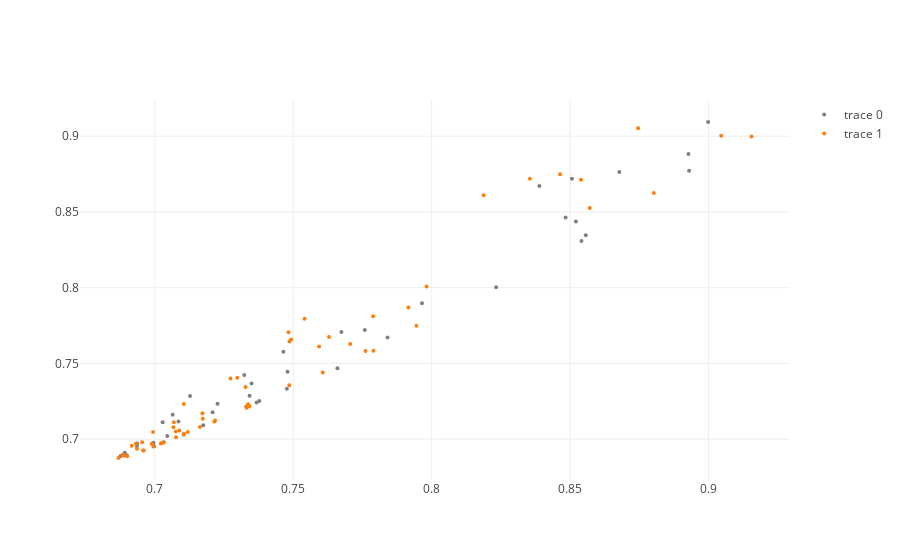

Notebook code for this chart:
### Code cell
pos_rows = []
neg_rows = []

survived_array = np.array(df['Survived'])

from sklearn.gaussian_process.kernels import RBF
from sklearn.metrics.pairwise import sigmoid_kernel

#rbf = RBF(length_scale=3)
mat = sigmoid_kernel(mat)

#mat = rbf(mat_)

for i in range(mat.shape[0]):
    if np.equal(survived_array[i], 1):
        pos_rows.append(mat[i, :])
    else:
        neg_rows.append(mat[i, :])
        
xp = []
yp = []
#zp = []
for row in pos_rows:
    xp.append(row[0])
    yp.append(row[1])
    #zp.append(row[2])
    
xn = []
yn = []
#zn = []
for row in neg_rows:
    xn.append(row[0])
    yn.append(row[1])
    #zn.append(row[2])


        
trace1 = go.Scatter(x=xp, y=yp, mode='markers', marker = dict(size=4, color='rgb(127, 127, 127)'))
trace2 = go.Scatter(x=xn, y=yn, mode='markers', marker=dict(size=4))

py.iplot([trace1, trace2])
